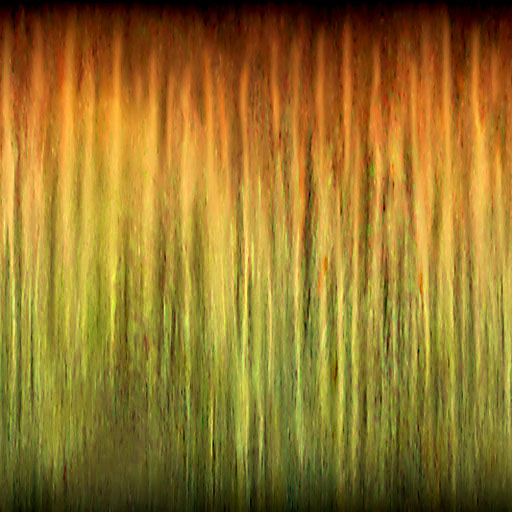
#> input picture vision/py/graphics/dragon-iris.jpg, 512 x 512 px
$ python -i blit.py   (imports and definitions only)
#> lines starting #> are read from the running program, lines starting #| are printed output that depends on the picture
"""
RGB565 packing and blit to one or both GC9A01 displays. One byte order for all (big-endian).
NumPy path is much faster (15–30 FPS). If you see a blue tint with NumPy, set EYES_NUMPY_SWAP_RB=1.
Double-buffer: async worker thread does blocking SPI so the main loop can render the next frame.
"""

from __future__ import annotations

import os
import queue
import struct
import threading
from collections.abc import Callable
from typing import Protocol, cast

try:
    from PIL import Image as PILImage
except ImportError:
    PILImage = None  # type: ignore[misc, assignment]

try:
    import numpy as np

    _HAS_NUMPY = True
except ImportError:
    np = None  # type: ignore[assignment]
    _HAS_NUMPY = False

from vision.py.assets import config

EYE_SIZE = config.EYE_SIZE


class _DisplayLike(Protocol):
    """Display handle with blit_buffer (e.g. gc9a01py)."""

    def blit_buffer(self, buffer: bytes | bytearray, x: int, y: int, width: int, height: int) -> None: ...


# [11 lines that did not run here, left out]


class _PixelAccessRGBLike(Protocol):
    """PixelAccess-like object for RGB pixels."""

    def __getitem__(self, xy: tuple[int, int]) -> tuple[int, int, int]: ...


# [23 lines left out: functions _maybe_blit_buffer, rgb565, not called in this run]


# On some Pi/PIL setups np.array(img) is BGR; swap so we pack correct RGB565 (fixes blue tint).
_NUMPY_SWAP_RB = os.environ.get("EYES_NUMPY_SWAP_RB", "").strip().lower() in ("1", "true", "yes")
_USE_NUMPY_BLIT = os.environ.get("EYES_USE_NUMPY_BLIT", "1").strip().lower() not in ("0", "false", "no")

# Async blit: depth 1 so we only care about the most recent frame; drops older pending frame if full.
_BlitTask = tuple[object, bytes, object, bytes]
_blit_queue: queue.Queue[_BlitTask | None] = queue.Queue(maxsize=1)


# [23 lines left out: function _blit_worker, not called in this run]


_worker_thread = threading.Thread(target=_blit_worker, daemon=True)
# [1 line not run here, left out]


# [167 lines left out: functions blit_pil_to_both_async, _pil_to_rgb565_numpy, pil_to_rgb565_buffer, _pil_to_rgb565_fallback, blit_pil_to_both, _row_order_outside_in and 2 more, not called in this run]

>>> import cv2
>>> picture = cv2.imread('../graphics/dragon-iris.jpg', cv2.IMREAD_GRAYSCALE)
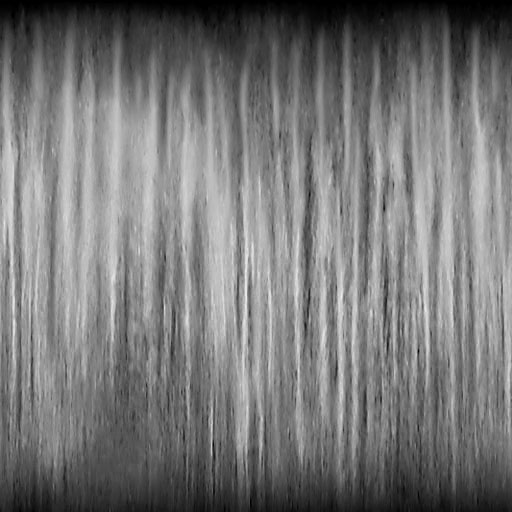
#> picture: shape (512, 512); min 0, max 240, mean 118.7
#> (the run stopped early here; a loop or call above may not have finished)
